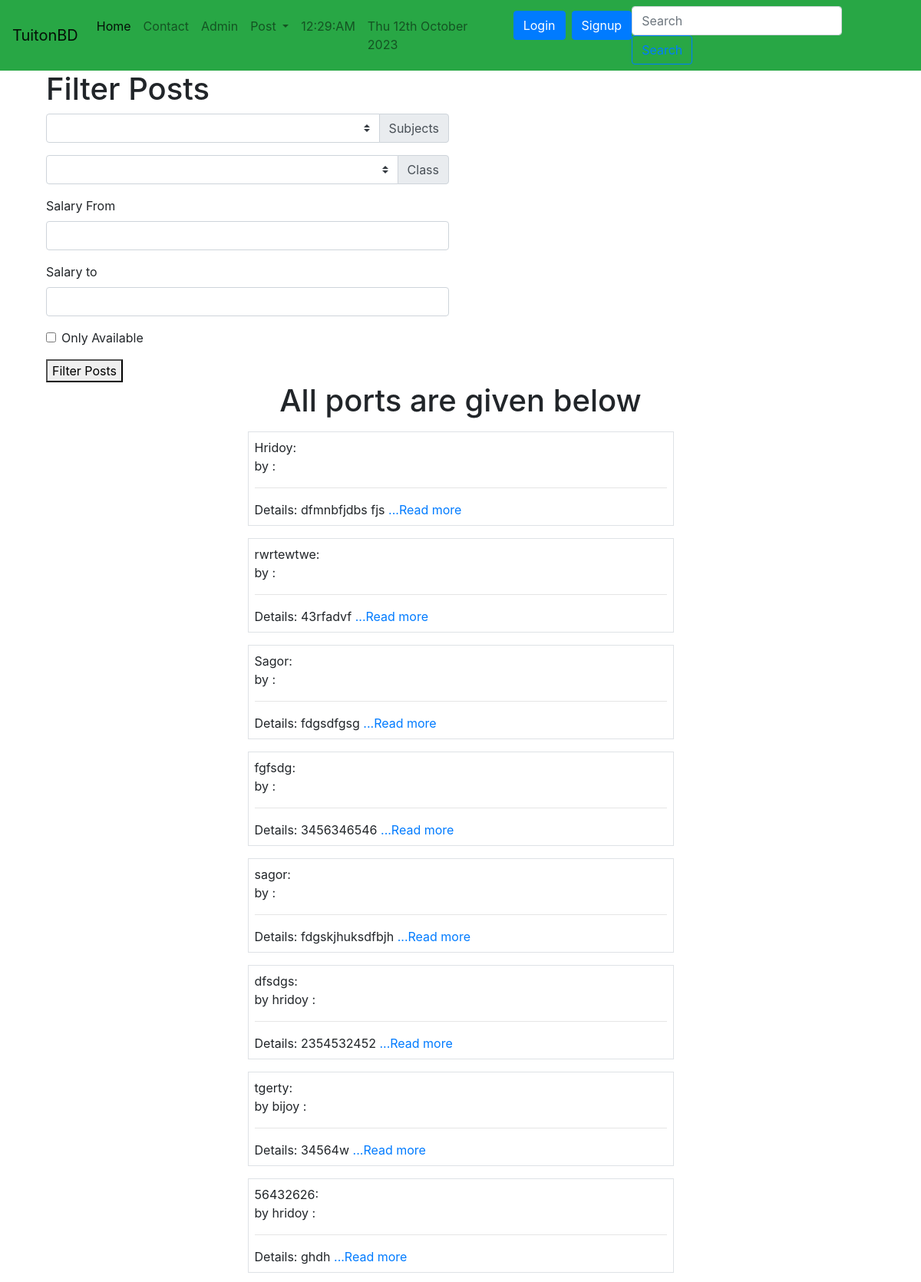
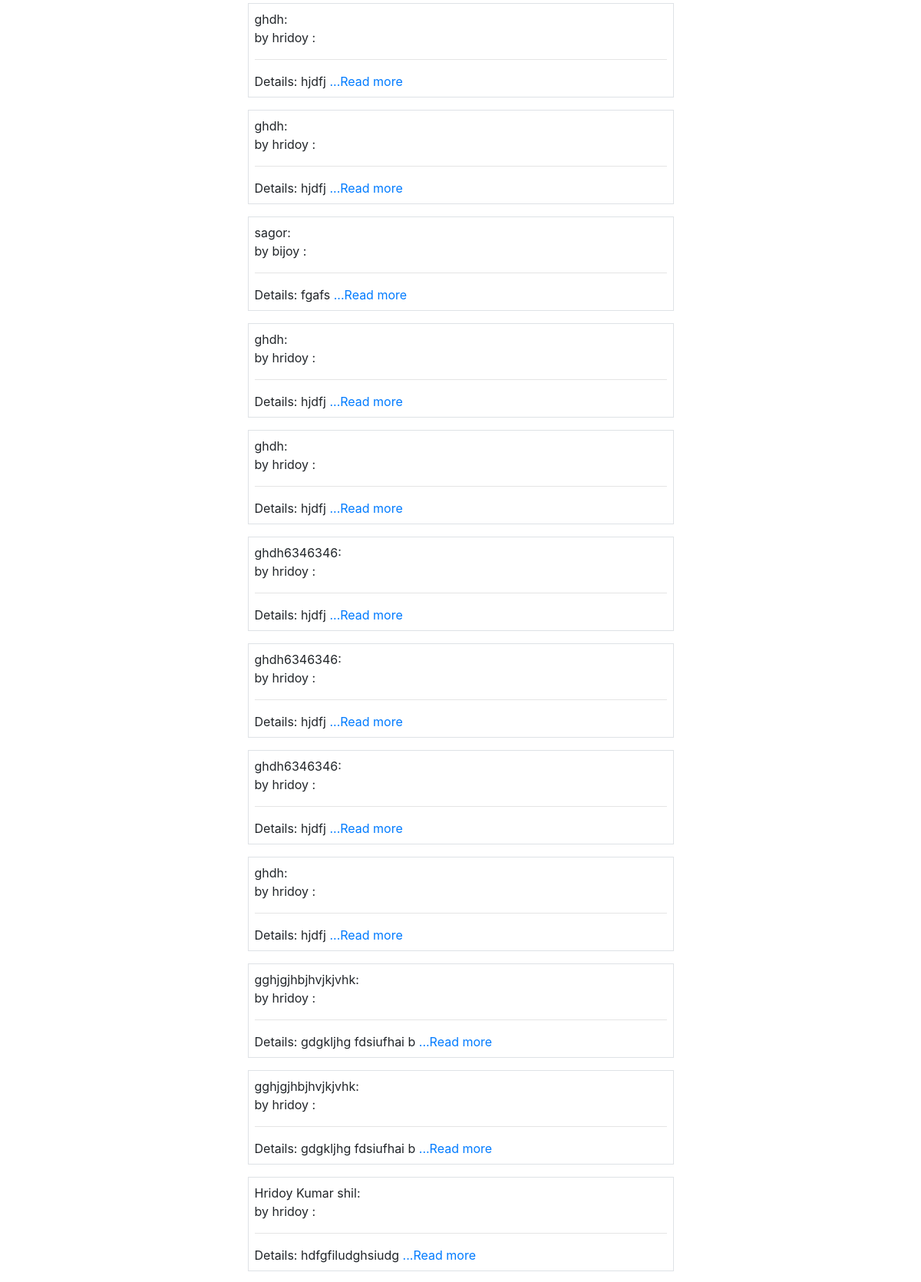
Page /tuition_App/postlist/ (upper part) on the committed database (2 pictures, top to bottom).
### tuition_App/models.py (models this page shows, shortened)
class Post(models.Model):
    CATEGORY = (
        ("Teacher", "Teacher"),
        ("Student", "Student"),
    )
    MEDIUM = (
        ("bangla", "bangla"),
        ("English", "English"),
        ("Urdu", "Urdu"),
        ("Hindi", "Hindi"),
        ("Arabic", "Arabic"),
    )
    user = models.ForeignKey(User, on_delete=models.CASCADE, blank=True, null=True)
    id = models.AutoField(primary_key=True)
    title = models.CharField(max_length=101)
    slug = models.CharField(max_length=100, default=title)
    email = models.EmailField()
    salary = models.FloatField()
    details = models.TextField()
    available = models.BooleanField()
    category = models.CharField(max_length=100, choices=CATEGORY)
    created_at = models.DateTimeField(default=now)
    image = models.ImageField(default="default.jpg", upload_to="tuition/images")
    medium = MultiSelectField(
        max_length=100, max_choices=5, choices=MEDIUM, default="bangla"
    )
    subject = models.ManyToManyField(Subject, related_name="subject_set")
    class_in = models.ManyToManyField(Class_in, related_name="class_set")
    likes = models.ManyToManyField(User, related_name="post_likes")
    views = models.ManyToManyField(User, related_name="post_views")
    def details_short(self):
        details_words = self.details.split(" ")
        if len(details_words) > 10:
            return " ".join(details_words[:10]) + "...."
        else:
            return self.details
    objects = models.Manager()
    items = PostManager()

### tuition_App/views.py (the view)
# urls.py: path("postlist/", PostListView.as_view(), name="postlist"),
class PostListView(ListView):
    template_name = "tuition/postlist.html"
    queryset = Post.objects.all()
    context_object_name = "posts"
    def get_context_data(self, *args, **kwargs):
        context = super().get_context_data(*args, **kwargs)
        context["posts"] = context.get("object_list")
        context["subjects"] = Subject.objects.all()
        context["classes"] = Class_in.objects.all()
        return context

### tuition_App/models.py (called while the page is built)
    def __str__(self):
        return self.name

    def __str__(self):
        return self.name

### templates/tuition/postlist.html (shortened to what this page needs)
{% extends 'basic.html' %}
{% block body %}
<div class="container">
    <div class="col-md-6">
        <h1>Filter Posts</h1>
        <form action="/tuition_App/filter/" method="post">
            <div class="input-group mb-3">
                <select class="custom-select" id="inputGroupSelect02" name='subject'>
                    <option></option>
                    {% for i in subjects %}
                    <option value="{{i}}">{{i}}</option>
                    {% endfor %}
                </select>
                <div class="input-group-append">
                    <label class="input-group-text" for="inputGroupSelect02">Subjects</label>
                </div>
            </div>
            <div class="input-group mb-3">
                <select class="custom-select" id="inputGroupSelect02" name='class_in'>
                    <option></option>
                    {% for i in classes %}
                    <option value="{{i}}">{{i}}</option>
                    {% endfor %}
                </select>
                <div class="input-group-append">
                    <label class="input-group-text" for="inputGroupSelect02">Class</label>
                </div>
            </div>
            <div class="form-group">
                <label for="exampleFormControlInput1">Salary From</label>
                <input type="number" class="form-control" name="salary_from" id="exampleFormControlInput1">
            </div>
            <div class="form-group">
                <label for="exampleFormControlInput1">Salary to</label>
                <input type="number" class="form-control" name="salary_to" id="exampleFormControlInput1">
            </div>
            <div class="form-group form-check">
                <input type="checkbox" class="form-check-input" id="exampleCheck1" name="available">
                <label class="form-check-label" for="exampleCheck1">Only Available</label>
            </div>
            <button type="submit">Filter Posts</button>
        </form>
    </div>
    <H1 class="text-center">All ports are given below</H1>
    {% for p in posts %}
    <div class="col-md-6 offset-md-3 p-2 mt-3 border">
        {{ p.title }}: <br>
        by {{p.user.username}} : <br>
        <hr>
        Details: {{p.details_short}}
        <a href="/tuition_App/postdetail/{{p.id}}">...Read more</a>
    </div>
    {% endfor %}
</div>
{% endblock body %}

### rows in the picture
Post: title "Hridoy", details_short "dfmnbfjdbs fjs"
Post: title "rwrtewtwe", details_short "43rfadvf"
Post: title "Sagor", details_short "fdgsdfgsg"
Post: title "fgfsdg", details_short "3456346546"
Post: title "sagor", details_short "fdgskjhuksdfbjh"
Post: title "dfsdgs", user.username "hridoy", details_short "2354532452"
Post: title "tgerty", user.username "bijoy", details_short "34564w"
Post: title "56432626", user.username "hridoy", details_short "ghdh"
Post: title "ghdh", user.username "hridoy", details_short "hjdfj"
Post: title "ghdh", user.username "hridoy", details_short "hjdfj"
Post: title "sagor", user.username "bijoy", details_short "fgafs"
Post: title "ghdh", user.username "hridoy", details_short "hjdfj"
Post: title "ghdh", user.username "hridoy", details_short "hjdfj"
Post: title "ghdh6346346", user.username "hridoy", details_short "hjdfj"
Post: title "ghdh6346346", user.username "hridoy", details_short "hjdfj"
Post: title "ghdh6346346", user.username "hridoy", details_short "hjdfj"
Post: title "ghdh", user.username "hridoy", details_short "hjdfj"
Post: title "gghjgjhbjhvjkjvhk", user.username "hridoy", details_short "gdgkljhg fdsiufhai b"
Post: title "gghjgjhbjhvjkjvhk", user.username "hridoy", details_short "gdgkljhg fdsiufhai b"
Post: title "Hridoy Kumar shil", user.username "hridoy", details_short "hdfgfiludghsiudg"
